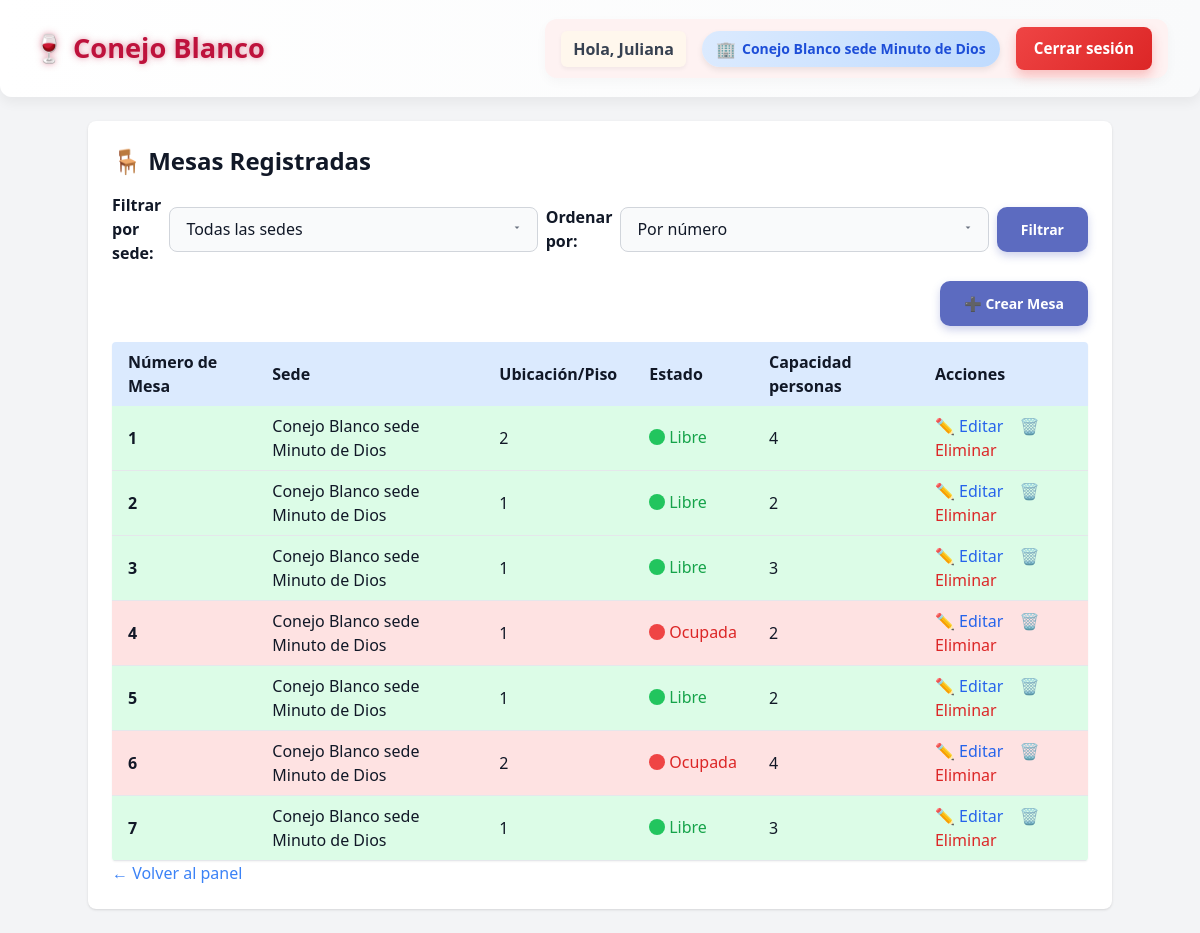
Page /mesas/ (signed in) on the committed database.
### usuarios/models.py (models this page shows, shortened)
class Usuario(AbstractUser):
    rol = models.CharField(max_length=20, choices=ROLES)
    sede = models.ForeignKey(Sede, on_delete=models.CASCADE, null=True, blank=False)

### sede/models.py (models this page shows, shortened)
class Sede(models.Model):
    nombre = models.CharField(max_length=100)
    direccion = models.CharField(max_length=255)
    telefono = models.CharField(max_length=20)
    email = models.EmailField()

### mesa/models.py (models this page shows, shortened)
class Mesa(models.Model):
    UBICACIONES = (
        (1, 'Primer piso'),
        (2, 'Segundo piso'),
    )
    numeroMesa = models.PositiveIntegerField()
    capacidad = models.PositiveIntegerField()
    ubicacion = models.IntegerField(choices=UBICACIONES)
    sede = models.ForeignKey(Sede, on_delete=models.CASCADE)
    ocupada = models.BooleanField(default=False)
    class Meta:
        unique_together = ('numeroMesa', 'sede')  # Evitar duplicados en una sede

### mesa/views.py (the view)
# urls.py: path('', views.listar_mesas, name='listar_mesas'),
@login_required
def listar_mesas(request):
    sedes = Sede.objects.all()
    sede_id = request.GET.get('sede')
    ordenar_por = request.GET.get('orden')
    mesas = Mesa.objects.all()
    if sede_id:
        mesas = mesas.filter(sede_id=sede_id)
    if ordenar_por:
        mesas = mesas.order_by(ordenar_por)
    else:
        mesas = mesas.order_by('numeroMesa')  # Orden predeterminado
    return render(request, 'mesa/mesa.html', {
        'mesas': mesas,
        'sedes': sedes,
        'sede_id': sede_id
    })

### templates/mesa/mesa.html (shortened to what this page needs)
{% extends 'base.html' %}
{% load static %}
{% block head %}
    <link rel="stylesheet" href="{% static 'css/mesas/mesa.css' %}">
{% endblock %}
{% block content %}
<div class="container mx-auto p-6 bg-white text-gray-900 rounded-lg shadow">
    <h2 class="text-2xl font-bold mb-4">🪑 Mesas Registradas</h2>
    <form method="get" action="{% url 'listar_mesas' %}" class="mb-4 flex items-center gap-2">
        <label for="sede" class="font-semibold">Filtrar por sede:</label>
        <select name="sede" id="sede" class="campo-texto">
            <option value="">Todas las sedes</option>
        </select>
        <label for="orden" class="font-semibold">Ordenar por:</label>
        <select name="orden" id="orden" class="campo-texto">
            <option value="">Por número</option>
        </select>
        <button type="submit" class="custom-btn-filtrar">Filtrar</button>
    </form>
    <div class="flex justify-end gap-4 mb-4">
        <button id="btnAbrirCrearMesa" class="custom-btn-filtrar">➕ Crear Mesa</button>
    </div>
    {% if mesas %}
        <table class="w-full table-auto border-collapse rounded overflow-hidden shadow-sm">
            <thead>
                <tr class="bg-blue-100 text-left">
                    <th class="px-4 py-2">Número de Mesa</th>
                    <th class="px-4 py-2">Sede</th>
                    <th class="px-4 py-2">Ubicación/Piso</th>
                    <th class="px-4 py-2">Estado</th>
                    <th class="px-4 py-2">Capacidad personas</th>
                    <th class="px-4 py-2">Acciones</th>
                </tr>
            </thead>
            <tbody>
                {% for mesa in mesas %}
                    <tr class="border-b hover:bg-blue-50 {% if mesa.ocupada %}bg-red-100{% else %}bg-green-100{% endif %}">
                        <td class="px-4 py-2 font-semibold">{{ mesa.numeroMesa }}</td>
                        <td class="px-4 py-2">{{ mesa.sede.nombre }}</td>
                        <td class="px-4 py-2">{{ mesa.ubicacion}}</td>
                        <td class="px-4 py-2">
                            {% if mesa.ocupada %}
                                <span class="inline-flex items-center text-red-600 font-medium">
                                    <svg class="w-4 h-4 mr-1 fill-red-500" viewBox="0 0 20 20"><circle cx="10" cy="10" r="10"/></svg>
                                    Ocupada
                                </span>
                            {% else %}
                                <span class="inline-flex items-center text-green-600 font-medium">
                                    <svg class="w-4 h-4 mr-1 fill-green-500" viewBox="0 0 20 20"><circle cx="10" cy="10" r="10"/></svg>
                                    Libre
                                </span>
                            {% endif %}
                        </td>
                        <td class="px-4 py-2">{{ mesa.capacidad }}</td>
                        <td class="px-4 py-2">
                            <button onclick="openEditModal({{ mesa.id }})" class="text-blue-600 hover:underline mr-3">✏️ Editar</button>
                            <a href="{% url 'eliminar_mesa' mesa.id %}" class="text-red-600 hover:underline">🗑️ Eliminar</a>
                        </td>
                    </tr>
                {% endfor %}
            </tbody>
        </table>
    {% else %}
        <p>No hay mesas registradas todavía.</p>
    {% endif %}
    <a href="{% url 'dashboard_admin' %}" class="text-blue-500 hover:underline">← Volver al panel</a>
</div>
{% endblock %}

### templates/base.html (shortened to what this page needs)
{% load static %}
<!DOCTYPE html>
<html lang="es">
<head>
    <script src="https://cdn.tailwindcss.com"></script>
    <link rel="stylesheet" href="{% static 'css/base_estilos.css' %}">
    {% block head %}{% endblock %}
</head>
<body class="bg-gray-100 text-gray-800">
    <nav class="navbar">
        {% if user.is_authenticated %}
            {% if user.rol == 'administrador' %}
                <a href="{% url 'dashboard_admin' %}" class="logo">🍷 Conejo Blanco</a>
            {% elif user.rol == 'cajero' %}
                <a href="{% url 'dashboard_caja' %}" class="logo">🍷 Conejo Blanco</a>
            {% elif user.rol == 'mesero' %}
                <a href="{% url 'dashboard_mesero' %}" class="logo">🍷 Conejo Blanco</a>
            {% else %}
                <span class="logo">🍷 Conejo Blanco</span>
            {% endif %}
        {% else %}
            <a href="{% url 'login' %}" class="logo">🍷 Conejo Blanco</a>
        {% endif %}
        {% if user.is_authenticated %}
        <div class="user-info">
            <span class="greeting">Hola, {{ user.first_name }}</span>
            <span class="badge-sede"> {{ user.sede.nombre|default:"Sin sede" }}</span>
            <a href="{% url 'logout' %}" class="logout-btn">Cerrar sesión</a>
        </div>
        {% endif %}
    </nav>
    <main class="p-6">
        {% block content %}{% endblock %}
    </main>
</body>
</html>

### static/css/base_estilos.css (style rules this page uses)
body { font-family: 'Rubik', sans-serif; background-color: #f9fafb; color: #1f2937; transition: background-color 0.3s ease, color 0.3s ease; }
.navbar { background: linear-gradient(to right, #ffffff, #f9fafb); padding: 1.2rem 2rem; box-shadow: 0 6px 12px rgba(0, 0, 0, 0.05); border-radius: 0 0 12px 12px; display: flex; justify-content: space-between; align-items: center; flex-wrap: wrap; transition: background-color 0.3s ease; }
.logo { font-size: 1.7rem; font-weight: 800; color: #be123c; text-shadow: 0 0 4px #be123c33, 0 0 8px #be123c55; transition: transform 0.3s ease; }
.user-info { display: flex; gap: 1rem; align-items: center; background: #fef2f2; padding: 8px 16px; border-radius: 12px; box-shadow: 0 4px 12px rgba(0, 0, 0, 0.03); transition: all 0.3s ease-in-out; }
.greeting { font-weight: 600; color: #374151; font-size: 1rem; background-color: #fff7ed; padding: 6px 12px; border-radius: 6px; box-shadow: 0 2px 4px rgba(0, 0, 0, 0.05); }
.badge-sede { background: linear-gradient(to right, #dbeafe, #bfdbfe); color: #1d4ed8; font-size: 0.875rem; font-weight: 600; padding: 6px 14px; border-radius: 9999px; box-shadow: 0 3px 6px rgba(0, 0, 0, 0.08); display: inline-flex; align-items: center; gap: 6px; }
.badge-sede::before { content: '🏢'; font-size: 1rem; }
.logout-btn { background: linear-gradient(135deg, #ef4444, #dc2626); color: #fff; padding: 10px 18px; border-radius: 8px; font-weight: 700; font-size: 0.95rem; transition: all 0.3s ease; box-shadow: 0 6px 12px rgba(239, 68, 68, 0.3); border: none; }
main { padding: 2rem; animation: fadeIn 0.6s ease-out; }

### static/css/mesas/mesa.css (style rules this page uses)
body { font-family: 'Segoe UI', sans-serif; background: #f9f9f9; }
form { display: flex; align-items: center; gap: 0.5rem; margin-bottom: 1rem; }
.campo-texto { appearance: none; padding: 0.6rem 2.5rem 0.6rem 1rem; background-color: #f9fafb; border: 1px solid #d1d5db; border-radius: 0.5rem; font-size: 1rem; font-family: 'Segoe UI', sans-serif; color: #111827; background-repeat: no-repeat; background-position: right 0.75rem center; background-size: 1rem; transition: border-color 0.2s, box-shadow 0.2s; }
.custom-btn-filtrar { background-color: #5c6bc0; color: white !important; border: none; border-radius: 10px; padding: 12px 24px; font-size: 14px; font-weight: 600; transition: background-color 0.3s, transform 0.2s ease; box-shadow: 0 4px 8px rgba(92, 107, 192, 0.3); }
input[type="text"], select { width: 100%; padding: 0.8rem; border-radius: 8px; border: 1px solid #ddd; font-size: 1rem; }

### rows in the picture
Usuario: first_name "Juliana", sede.nombre "Conejo Blanco sede Minuto de Dios"
Mesa: numeroMesa "1", sede.nombre "Conejo Blanco sede Minuto de Dios", ubicacion "2", ocupada False (drawn), capacidad "4"
Mesa: numeroMesa "2", sede.nombre "Conejo Blanco sede Minuto de Dios", ubicacion "1", ocupada False (drawn), capacidad "2"
Mesa: numeroMesa "3", sede.nombre "Conejo Blanco sede Minuto de Dios", ubicacion "1", ocupada False (drawn), capacidad "3"
Mesa: numeroMesa "4", sede.nombre "Conejo Blanco sede Minuto de Dios", ubicacion "1", ocupada True (drawn), capacidad "2"
Mesa: numeroMesa "5", sede.nombre "Conejo Blanco sede Minuto de Dios", ubicacion "1", ocupada False (drawn), capacidad "2"
Mesa: numeroMesa "6", sede.nombre "Conejo Blanco sede Minuto de Dios", ubicacion "2", ocupada True (drawn), capacidad "4"
Mesa: numeroMesa "7", sede.nombre "Conejo Blanco sede Minuto de Dios", ubicacion "1", ocupada False (drawn), capacidad "3"
